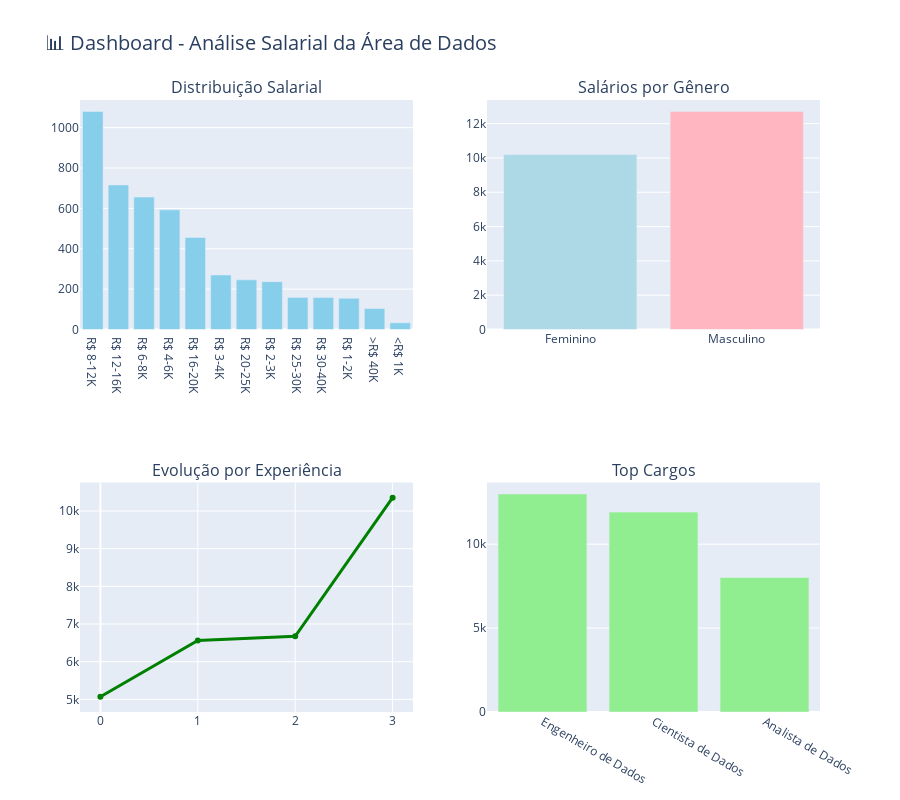

Here is the notebook cell this chart was saved with:
### Markdown cell above
## 7. Visualização Final - Dashboard Resumo

### 🎨 Gráfico Interativo com Plotly

Ainda não estamos na aula de Data Viz! Mas vamos fazer uma graça final com a nossa análise exploratória! Eu AMO o plotly, vocês vão ver o porquê!

### Code cell
# Criando um dashboard interativo com Plotly
fig = make_subplots(
    rows=2, cols=2,
    subplot_titles=('Distribuição Salarial', 'Salários por Gênero', 
                   'Evolução por Experiência', 'Top Cargos'),
    specs=[[{"secondary_y": False}, {"secondary_y": False}],
           [{"secondary_y": False}, {"secondary_y": False}]]
)

# 1. Distribuição salarial
counts = df['faixa_salarial'].value_counts()
fig.add_trace(
    go.Bar(x=[labels_curtos[faixa] for faixa in counts.index], 
           y=counts.values, 
           name='Distribuição',
           marker_color='skyblue'),
    row=1, col=1
)

# 2. Salários por gênero
df_genero = df[df['genero'].isin(['Masculino', 'Feminino'])]
salario_genero = df_genero.groupby('genero')['salario_medio'].mean()
fig.add_trace(
    go.Bar(x=salario_genero.index, 
           y=salario_genero.values, 
           name='Salário por Gênero',
           marker_color=['lightblue', 'lightpink']),
    row=1, col=2
)

# 3. Evolução por experiência (apenas com dados válidos)
ordem_exp = ['Não tenho experiência na área de dados', 'Menos de 1 ano', 'de 1 a 2 anos', 'de 3 a 4 anos']
df_exp = df[df['tempo_experiencia_dados'].isin(ordem_exp)]
if len(df_exp) > 0:
    exp_data = df_exp.groupby('tempo_experiencia_dados')['salario_medio'].mean()
    fig.add_trace(
        go.Scatter(x=list(range(len(exp_data))), 
                   y=exp_data.values,
                   mode='lines+markers',
                   name='Evolução Salarial',
                   line=dict(color='green', width=3)),
        row=2, col=1
    )

# 4. Top cargos
cargos_top = ['Analista de Dados/Data Analyst', 'Cientista de Dados/Data Scientist', 
              'Engenheiro de Dados/Data Engineer/Data Architect']
df_cargos = df[df['cargo_atual'].isin(cargos_top)]
if len(df_cargos) > 0:
    cargo_data = df_cargos.groupby('cargo_atual')['salario_medio'].mean().sort_values(ascending=False)
    fig.add_trace(
        go.Bar(x=[cargo.split('/')[0] for cargo in cargo_data.index], 
               y=cargo_data.values,
               name='Salário por Cargo',
               marker_color='lightgreen'),
        row=2, col=2
    )

# Configurações do layout
fig.update_layout(
    title_text="📊 Dashboard - Análise Salarial da Área de Dados",
    title_font_size=20,
    height=800,
    showlegend=False
)

fig.show()

print("✨ Dashboard interativo criado com sucesso!")
print("   • Explore os gráficos passando o mouse sobre eles")
print("   • Os gráficos mostram um resumo visual dos principais insights")
print("   • Use as ferramentas de zoom e pan para explorar os dados")

### Figure 1 — Plotly figure (JSON) as saved in the notebook; plotly's stock layout.template omitted (floating-point values rounded to 4 significant figures)
{"data": [{"marker": {"color": "skyblue"}, "name": "Distribuição", "type": "bar", "x": ["R$ 8-12K", "R$ 12-16K", "R$ 6-8K", "R$ 4-6K", "R$ 16-20K", "R$ 3-4K", "R$ 20-25K", "R$ 2-3K", "R$ 25-30K", "R$ 30-40K", "R$ 1-2K", ">R$ 40K", "<R$ 1K"], "xaxis": "x", "y": [1080, 716, 656, 593, 456, 270, 246, 237, 159, 158, 155, 104, 33], "yaxis": "y"}, {"marker": {"color": ["lightblue", "lightpink"]}, "name": "Salário por Gênero", "type": "bar", "x": ["Feminino", "Masculino"], "xaxis": "x2", "y": [10200.0, 12710.0], "yaxis": "y2"}, {"line": {"color": "green", "width": 3}, "mode": "lines+markers", "name": "Evolução Salarial", "type": "scatter", "x": [0, 1, 2, 3], "xaxis": "x3", "y": [5069.0, 6563.0, 6674.0, 10350.0], "yaxis": "y3"}, {"marker": {"color": "lightgreen"}, "name": "Salário por Cargo", "type": "bar", "x": ["Engenheiro de Dados", "Cientista de Dados", "Analista de Dados"], "xaxis": "x4", "y": [12990.0, 11910.0, 8018.0], "yaxis": "y4"}], "layout": {"annotations": [{"font": {"size": 16}, "showarrow": false, "text": "Distribuição Salarial", "x": 0.225, "xanchor": "center", "xref": "paper", "y": 1, "yanchor": "bottom", "yref": "paper"}, {"font": {"size": 16}, "showarrow": false, "text": "Salários por Gênero", "x": 0.775, "xanchor": "center", "xref": "paper", "y": 1, "yanchor": "bottom", "yref": "paper"}, {"font": {"size": 16}, "showarrow": false, "text": "Evolução por Experiência", "x": 0.225, "xanchor": "center", "xref": "paper", "y": 0.375, "yanchor": "bottom", "yref": "paper"}, {"font": {"size": 16}, "showarrow": false, "text": "Top Cargos", "x": 0.775, "xanchor": "center", "xref": "paper", "y": 0.375, "yanchor": "bottom", "yref": "paper"}], "height": 800, "showlegend": false, "title": {"font": {"size": 20}, "text": "📊 Dashboard - Análise Salarial da Área de Dados"}, "xaxis": {"anchor": "y", "domain": [0, 0.45]}, "xaxis2": {"anchor": "y2", "domain": [0.55, 1]}, "xaxis3": {"anchor": "y3", "domain": [0, 0.45]}, "xaxis4": {"anchor": "y4", "domain": [0.55, 1]}, "yaxis": {"anchor": "x", "domain": [0.625, 1]}, "yaxis2": {"anchor": "x2", "domain": [0.625, 1]}, "yaxis3": {"anchor": "x3", "domain": [0, 0.375]}, "yaxis4": {"anchor": "x4", "domain": [0, 0.375]}}}
